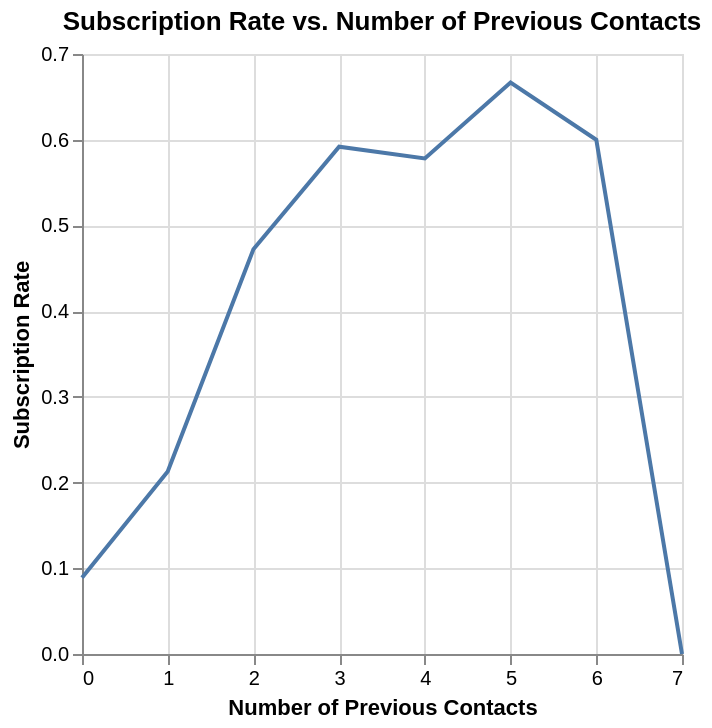

Source (notebook cell):
### Code cell
import altair as alt

# Calculate subscription rate by number of previous contacts
subscription_rate_previous = campaign.groupby('previous')['subscribed'].mean().reset_index()

# Create an Altair chart
chart = alt.Chart(subscription_rate_previous).mark_line().encode(
    x=alt.X('previous:Q', title='Number of Previous Contacts'),
    y=alt.Y('subscribed:Q', title='Subscription Rate'),
    tooltip=['previous', alt.Tooltip('subscribed', format='.2%')]
).properties(
    title='Subscription Rate vs. Number of Previous Contacts'
)

chart

### Figure 1 — Vega-Lite specification as saved in the notebook (floating-point values rounded to 4 significant figures)
{"config": {"view": {"continuousWidth": 300, "continuousHeight": 300}}, "data": {"name": "data-0c14b9603ad2239aa8d21b105d91adc5"}, "mark": {"type": "line"}, "encoding": {"tooltip": [{"field": "previous", "type": "quantitative"}, {"field": "subscribed", "format": ".2%", "type": "quantitative"}], "x": {"field": "previous", "title": "Number of Previous Contacts", "type": "quantitative"}, "y": {"field": "subscribed", "title": "Subscription Rate", "type": "quantitative"}}, "title": "Subscription Rate vs. Number of Previous Contacts", "$schema": "https://vega.github.io/schema/vega-lite/v5.20.1.json", "datasets": {"data-0c14b9603ad2239aa8d21b105d91adc5": [{"previous": 0, "subscribed": 0.08888}, {"previous": 1, "subscribed": 0.2128}, {"previous": 2, "subscribed": 0.4722}, {"previous": 3, "subscribed": 0.5918}, {"previous": 4, "subscribed": 0.5781}, {"previous": 5, "subscribed": 0.6667}, {"previous": 6, "subscribed": 0.6}, {"previous": 7, "subscribed": 0.0}]}}
